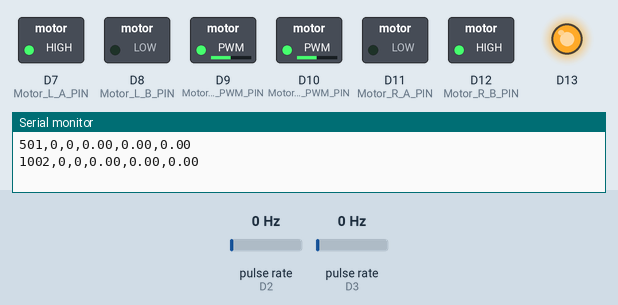
Simulated run of this sketch. Board: Arduino Uno R4 WiFi. On the bench: switched loads named in the sketch (green lamp = pin HIGH), output pins drawn as LEDs (lit = HIGH), the last lines printed to the serial monitor. Wiring (inferred from the names in the program): 2 × pulse sensor: data D2 / data D3. The test bench sets the inputs (shaded band); at power-on: pulse rate (sensors on D2, D3) 0 Hz.

Above: at 1.2 s.
1.3 s: pulse rate (sensor on D2) set to 2 Hz
4.3 s: pulse rate (sensor on D2) set to 5 Hz
At 5.9 s:
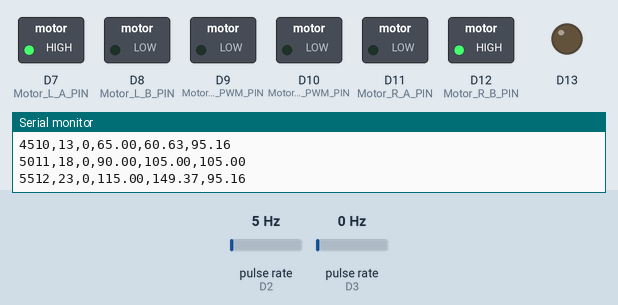
6.5 s: pulse rate (sensor on D3) set to 3 Hz
At 9.4 s:
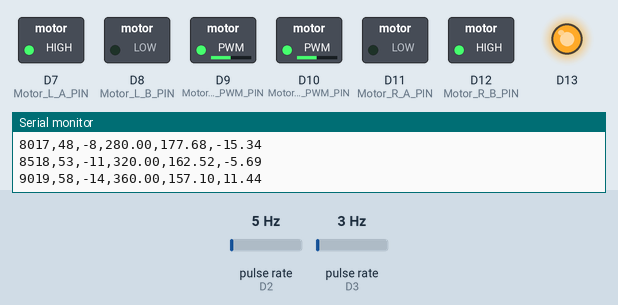
9.5 s: pulse rate (sensor on D3) set to 7 Hz
At 10.9 s:
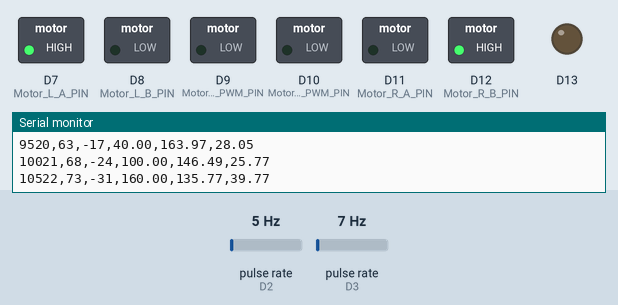
12.5 s: pulse rate (sensor on D3) set to 4 Hz
Timing chart, 0 to 15.5 s (numbered marks = the images above; inputs shaded):
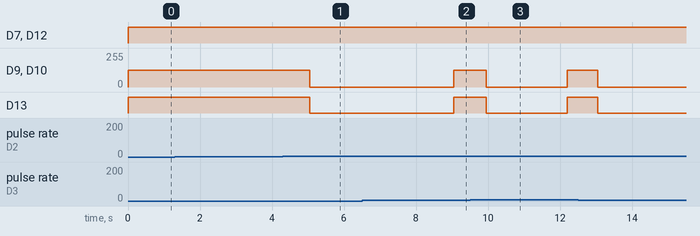

The sketch:

mid_car.ino
```cpp
#include "FspTimer.h"

/*pin assign*/
#define ENC_L_PIN 2
#define ENC_R_PIN 3

#define Motor_L_A_PIN 7
#define Motor_L_B_PIN 8
#define Motor_L_PWM_PIN 9
#define Motor_R_A_PIN 11
#define Motor_R_B_PIN 12
#define Motor_R_PWM_PIN 10

/*定数*/
#define PI 3.141593
#define TIER_DIAMETER 35 //[mm]
#define ROBOT_WIDTH 105 //[mm]
#define INTERRUPT_FREQ 20//[Hz]


FspTimer time_interrupt;

/*value*/
typedef struct enc_str{
    int count = 0;
    bool rotate_forward =true;
} ENC_STATE;

typedef struct rbt_str{
    float headding = 0.f;
    float x = 0.f;
    float y = 0.f;
    float v_L = 0.f;
    float v_R = 0.f;
    float v = 0.f;
} ROBOT_STATE;

volatile ENC_STATE enc[2];
volatile ROBOT_STATE robot;

void setup() {
    /*IO設定*/
    pinMode(ENC_L_PIN, INPUT_PULLUP);
    pinMode(ENC_R_PIN, INPUT_PULLUP);

    digitalWrite(Motor_L_A_PIN, LOW);
    digitalWrite(Motor_L_B_PIN, LOW);
    digitalWrite(Motor_L_PWM_PIN, LOW);
    digitalWrite(Motor_R_A_PIN, LOW);
    digitalWrite(Motor_R_B_PIN, LOW);
    digitalWrite(Motor_R_PWM_PIN, LOW);

    pinMode(Motor_L_A_PIN, OUTPUT);
    pinMode(Motor_L_B_PIN, OUTPUT);
    pinMode(Motor_L_PWM_PIN, OUTPUT);
    pinMode(Motor_R_A_PIN, OUTPUT);
    pinMode(Motor_R_B_PIN, OUTPUT);
    pinMode(Motor_R_PWM_PIN, OUTPUT);

    digitalWrite(13, LOW);
    pinMode(13, OUTPUT);


    /*エンコーダ割り込み設定*/
    attachInterrupt(digitalPinToInterrupt(ENC_L_PIN), enc_counter_L, CHANGE);
    attachInterrupt(digitalPinToInterrupt(ENC_R_PIN), enc_counter_R, CHANGE);

    /*タイマ割り込み設定*/
    /*使用可能なTimerの取得*/
    uint8_t type;
    int8_t ch = FspTimer::get_available_timer(type);
    if(ch < 0){
        return;
    }
    time_interrupt.begin(TIMER_MODE_PERIODIC, type, ch, INTERRUPT_FREQ, 50.0f,timer_callback, nullptr);
    time_interrupt.setup_overflow_irq();
    time_interrupt.open();
    time_interrupt.start();

    Serial.begin(9600);
}


float rad1;

void loop() {
    unsigned long current_time;
    static unsigned long pretime;


    current_time = millis();
    if(current_time - pretime > 500){
        Serial.print(current_time);
        Serial.print(",");
        Serial.print(enc[0].count);
        Serial.print(",");
        Serial.print(enc[1].count);
        Serial.print(",");
        Serial.print(robot.headding);
        Serial.print(",");
        Serial.print(robot.x);
        Serial.print(",");
        Serial.println(robot.y);
        pretime = current_time;
    }

    if(robot.headding < 90){
        digitalWrite(13, HIGH);
        move(Motor_L_A_PIN, Motor_L_B_PIN, Motor_L_PWM_PIN, Motor_R_A_PIN, Motor_R_B_PIN, Motor_R_PWM_PIN, 250, 0);
    }else{
        digitalWrite(13, LOW);
        move(Motor_L_A_PIN, Motor_L_B_PIN, Motor_L_PWM_PIN, Motor_R_A_PIN, Motor_R_B_PIN, Motor_R_PWM_PIN, 0, 0);
    }

}

void enc_counter_L(){
    if(enc[0].rotate_forward){
        enc[0].count ++;
    }else{
        enc[0].count --;
    }
}

void enc_counter_R(){
    if(enc[1].rotate_forward){
        enc[1].count ++;
    }else{
        enc[1].count --;
    }
}

void timer_callback(timer_callback_args_t *arg){
    float enc_diff[2];
    float radius;
    float global_theta;
    float local_theta;
    float local_x;
    float local_y;
    static int prev_enc[2];

    /*前回からの移動量*/
    enc_diff[0] = (enc[0].count - prev_enc[0]);
    enc_diff[1] = (enc[1].count - prev_enc[1]);
    /*エンコーダデータの更新*/
    prev_enc[0] = enc[0].count;
    prev_enc[1] = enc[1].count;

    /*割り込みを許可*/
    interrupts();

    /*エンコーダのカウントを移動距離[mm]に変換*/
    enc_diff[0] = TIER_DIAMETER * PI * enc_diff[0] / 12.f;
    enc_diff[1] = TIER_DIAMETER * PI * enc_diff[1] / 12.f;

    /*移動距離を位置と方向に変換*/
    local_theta = (enc_diff[0] - enc_diff[1])/ ROBOT_WIDTH;
    if(local_theta > 360) local_theta -= 360;

    if(enc_diff[0] == enc_diff[1]){
        robot.y += enc_diff[0];
    }else{
        radius = ROBOT_WIDTH * (enc_diff[0] + enc_diff[1]) / (enc_diff[0] - enc_diff[1]);
        rad1 = radius;
        global_theta = robot.headding * 2 * PI / 360;
        local_x = radius * (1 - cos(local_theta));
        local_y = radius * sin(local_theta);
        robot.x += local_y * sin(global_theta) + local_x * cos(global_theta);
        robot.y += local_y * cos(global_theta) - local_x * sin(global_theta);

    }
    robot.headding += 360 * local_theta / (2 * PI);
    if(robot.headding > 360) robot.headding -= 360;

    /*速度情報の更新*/
    robot.v_L = enc_diff[0];
    robot.v_R = enc_diff[1];
    robot.v = (robot.v_L + robot.v_R) / 2;
}

void move(int L_a_pin, int L_b_pin, int L_pwm_pin, int R_a_pin, int R_b_pin, int R_pwm_pin, float velocity, float direction){
    enc[0].rotate_forward = true;
    enc[1].rotate_forward = false;
    digitalWrite(L_a_pin, enc[0].rotate_forward);
    digitalWrite(L_b_pin, !enc[0].rotate_forward);
    digitalWrite(R_a_pin, enc[1].rotate_forward);
    digitalWrite(R_b_pin, !enc[1].rotate_forward);
    analogWrite(L_pwm_pin, map(velocity, 0, 511, 0, 255));
    analogWrite(R_pwm_pin, map(velocity, 0, 511, 0, 255));
}
```

Measured:
- the behaviour switches between 3 and 4 Hz on pulse rate (sensor on D2) (found by bisection; images 0 and 1)
- the behaviour switches between 1 and 2 Hz on pulse rate (sensor on D3) (found by bisection; images 1 and 2)
- the behaviour switches between 5 and 6 Hz on pulse rate (sensor on D3) (found by bisection; images 2 and 3)
- after the input at 4.3 s, D9 (Motor_L_PWM_PIN), D10 (Motor_R_PWM_PIN): 124/255 → 0/255 after 0.75 s instead of 1.8 s; D13: HIGH → LOW after 0.75 s instead of 1.8 s
- after the input at 6.5 s, D9 (Motor_L_PWM_PIN), D10 (Motor_R_PWM_PIN): 0/255 → 124/255 after 2.6 s; D13: LOW → HIGH after 2.6 s
- after the input at 9.5 s, D9 (Motor_L_PWM_PIN), D10 (Motor_R_PWM_PIN): 124/255 → 0/255 after 0.45 s instead of 0.65 s; D13: HIGH → LOW after 0.45 s instead of 0.65 s
